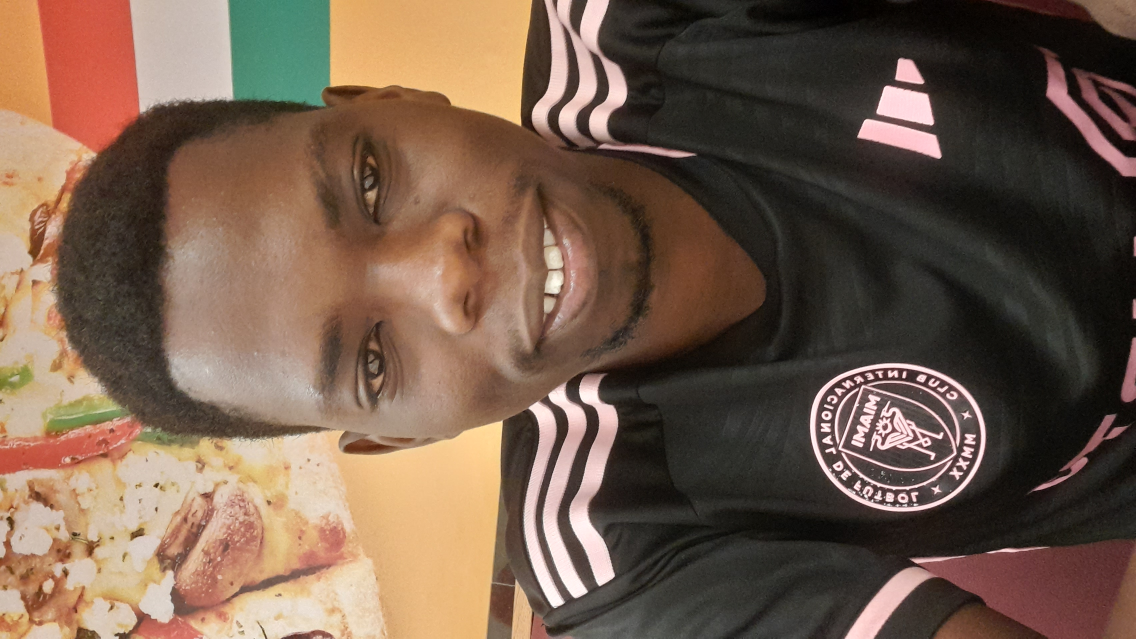
#> input picture tools/About.jpg, 3408 x 1916 px (shown at 1/3 size)
$ python image_resize.py   (older library calls are emulated)
#> lines starting #> are read from the running program, lines starting #| are printed output that depends on the picture
#!/usr/bin/env python3

"""
    Script to reesize an image file
"""

from PIL import Image

input_filename = "./About.jpg"
output_filename = "./About_resized.jpg"

target_width = 600
target_height = 400

try:
    img = Image.open(input_filename)
#> img is the input picture: PIL image 3408x1916 RGB; mean R, G, B 116, 92.8, 76.3
except OSError:
    print(f"Error: Cannot open image file: {input_filename}")
    exit()

if target_width is None and target_height is not None:
    ratio = target_height / img.height
    target_width = int(img.width * ratio)
elif target_width is not None and target_height is None:
    ratio = target_width / img.width
    target_height = int(img.heioght * ratio)

resized_img = img.resize((target_width, target_height), Image.ANTIALIAS)
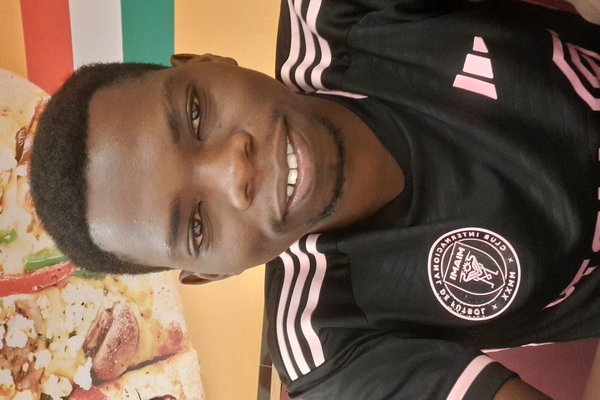
#> resized_img: PIL image 600x400 RGB; mean R, G, B 116, 92.8, 76.3

resized_img.save(output_filename)

print("Image saved successfully")
